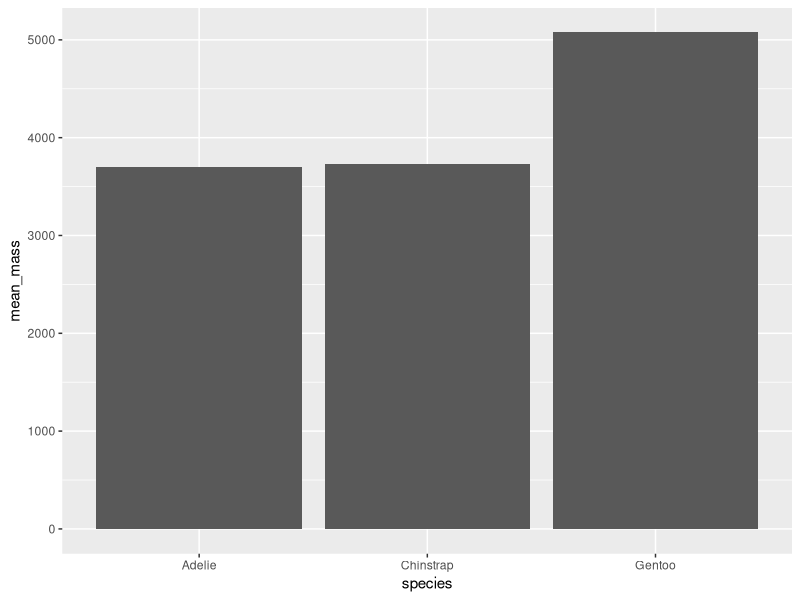
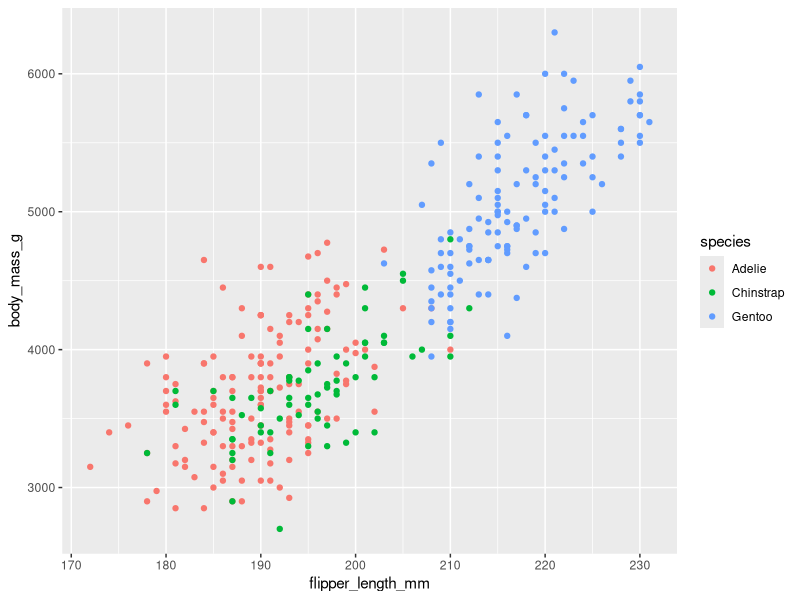

Write R code to recreate these figures, in order.
## ---- chunk 1
#| message: false
#| warning: false
library(tidyverse)
library(ggplot2)
library(palmerpenguins)
## ---- chunk 2
head(penguins)
## ---- chunk 3
#| fig-cap: "Figure 1: Body mass of penguins by species."
penguin_data <- penguins
penguin_data |> 
    group_by(species) |> 
    summarise(
    mean_mass = mean(body_mass_g, na.rm = TRUE)) |> 
    ggplot(aes(x = species, y = mean_mass)) +
    geom_col()
## ---- chunk 4
#| fig-cap: " Figure 2: Body mass compared to flipper length of penguins"
ggplot(penguins, aes(x = flipper_length_mm, 
                     y = body_mass_g, 
                     color = species)) +
  geom_point()
